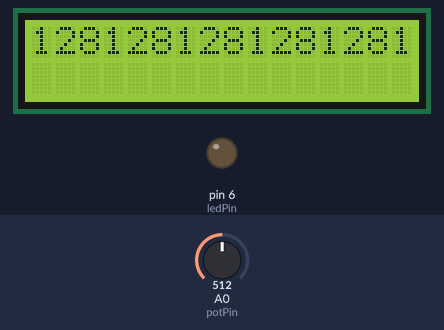
A sketch run on a simulated Arduino Uno, built with avr-gcc and run on an emulated ATmega328P. Shown: 16×2 character LCD, output pins drawn as LEDs (lit = HIGH). The inputs (shaded band) are chosen by the test bench; at power-on: A0 (potPin) = 512.

Above: at 1.3 s.
1.4 s: A0 (potPin) set to 716
At 2.5 s:
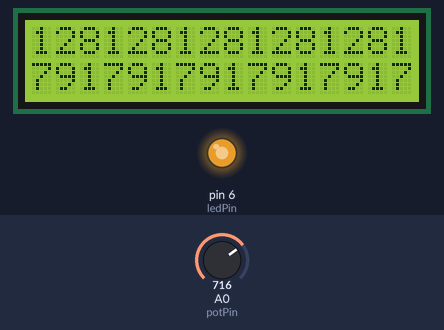
3.2 s: A0 (potPin) set to 900
At 3.7 s:
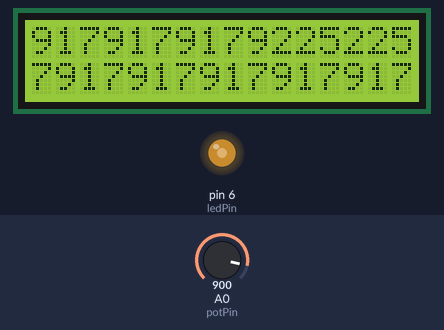
5.8 s: A0 (potPin) set to 306
At 7.3 s:
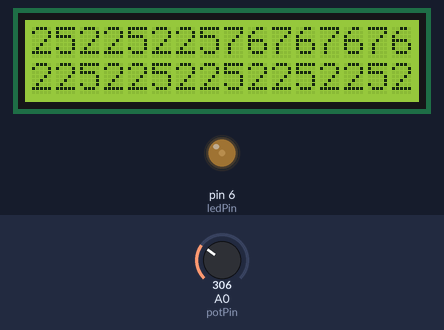
7.7 s: A0 (potPin) set to 122
At 9.4 s:
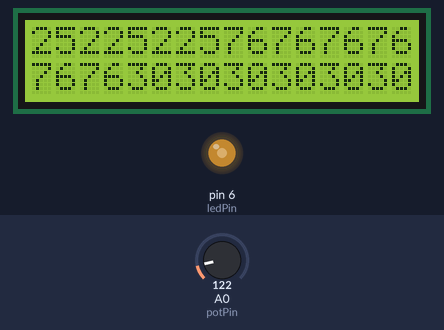
Timing chart, 0 to 10.9 s (numbered marks = the images above; inputs shaded):
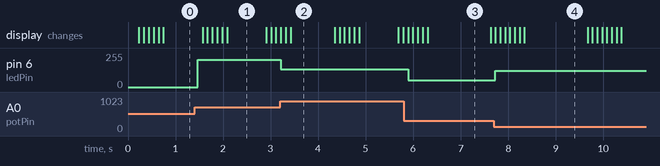

Measured:
- after the input at 1.4 s, pin 6 (ledPin): 0/255 → 204/255 after 0.07 s
- after the input at 3.2 s, pin 6 (ledPin): 204/255 → 132/255 at once
- after the input at 5.8 s, pin 6 (ledPin): 132/255 → 50/255 after 0.10 s
- after the input at 7.7 s, pin 6 (ledPin): 50/255 → 122/255 at once
- what the display in image 1 shows lasts 0.8 s, from 2.1 s to 2.9 s
- what the display in image 2 shows lasts 1.0 s, from 3.4 s to 4.4 s
- what the display in image 3 shows lasts 1.3 s, from 6.3 s to 7.6 s

The sketch:

pontentiometersII.ino
```cpp
#include <Wire.h>
#include <LiquidCrystal_I2C.h>
LiquidCrystal_I2C lcd(0x3f,16,2);
int ledPin = 6;
int potPin = A0;

void setup() {

  pinMode(ledPin, OUTPUT);
  pinMode(potPin, INPUT);
  lcd.init();
  lcd.backlight();
  lcd.begin(16,2);
  lcd.setCursor(0,0);

}

void loop() {

int potValue = analogRead(potPin);
  analogWrite(ledPin, potValue);
  delay(100);
  lcd.print(potValue/4);

}
```
